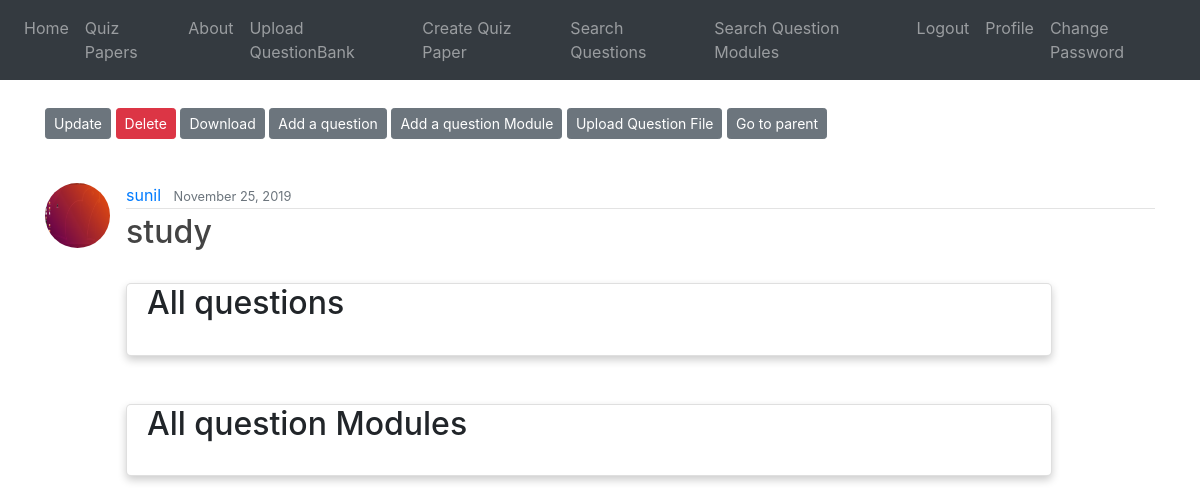
The app's page /post/qb/9/ (signed in), older data.
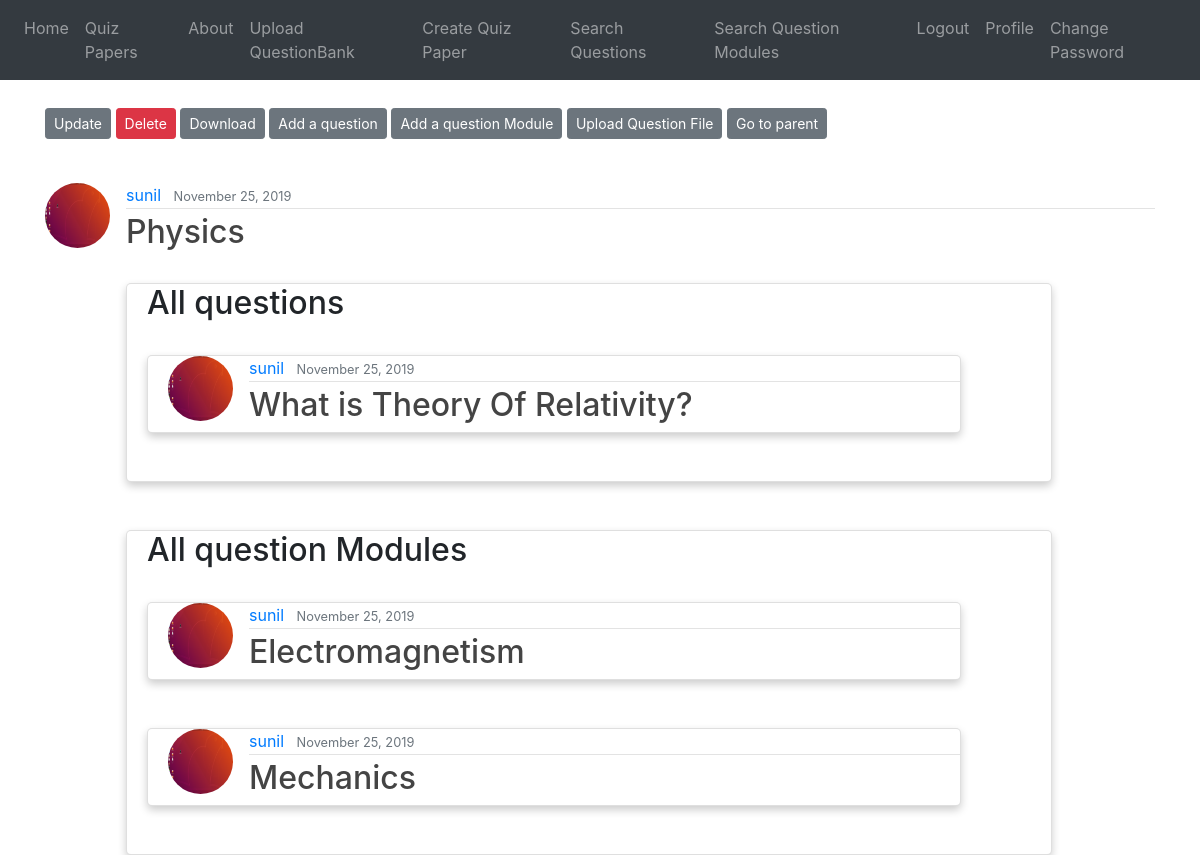
The same page, newer data.
### blog/models.py (models this page shows, shortened)
class QuestionBank(models.Model):
    title = models.CharField(max_length=1000, unique=True)
    author = models.ForeignKey(User, on_delete=models.CASCADE)
    date_posted = models.DateTimeField(default=timezone.now)

class Question(models.Model):
    date_posted = models.DateTimeField(default=timezone.now)
    author = models.ForeignKey(User, on_delete=models.CASCADE) #If the user is deleted, its post will also be deleted
    statement = models.TextField()
    answer = models.TextField(blank=True, null=True)
    marks = models.PositiveIntegerField()
    chapter_tag = models.CharField(max_length=1000)
    section_tag = models.CharField(max_length=1000)
    parent = models.PositiveIntegerField(null=True)
    isRoot = models.IntegerField()
    difficulty_Choices = (("Easy","Easy"),("Medium", "Medium"), ("Hard","Hard"))
    difficulty = models.CharField(max_length=9, choices=difficulty_Choices, default="Medium")
    formfield_overrides = {
        models.CharField : {'widget': TextInput(attrs={'size':20})},
        models.TextField : {'widget': Textarea(attrs={'rows':4, 'cols':40})}
    }

class QuestionModule(models.Model):
    statement = models.TextField()
    marks = models.PositiveIntegerField()
    parent = models.PositiveIntegerField()
    isRoot = models.IntegerField()
    date_posted = models.DateTimeField(default=timezone.now)
    author = models.ForeignKey(User, on_delete=models.CASCADE)
    formfield_overrides = {
        models.TextField: {'widget': Textarea(attrs={'rows': 4, 'cols': 40})}
    }

### users/models.py (models this page shows, shortened)
class Profile(models.Model):
    user = models.OneToOneField(User, on_delete=models.CASCADE)
    image = models.ImageField(default='default.jpg', upload_to='profile_pics',
                              validators=[FileExtensionValidator(allowed_extensions=['jpg', 'png'])])

### blog/views.py (the view)
# urls.py: path('post/qb/<int:pk>/', QuestionBankDetailView.as_view(), name='bank-detail'),
class QuestionBankDetailView(DetailView):
    model = QuestionBank
    template_name = 'blog/questionbank_detail.html'
    def get_context_data(self, **kwargs):
        context = super().get_context_data(**kwargs)
        context['title'] = "Question Bank Details"
        context['qs'] = Question.objects.all()
        context['qms'] = QuestionModule.objects.all()
        return context

### blog/templates/blog/questionbank_detail.html
{% extends "blog/base.html" %}
{% block content %}
{% if object.author == user %}
<br>
        <div class="form-group">
                    <a class="btn btn-secondary btn-sm mt-1 mb-1" href="{% url 'bank-update' object.id %}">Update</a>
                    <a class="btn btn-danger btn-sm mt-1 mb-1" href="{% url 'bank-delete' object.id %}">Delete</a>
                    <a class="btn btn-secondary btn-sm mt-1 mb-1" href="{% url 'download' %}?qb={{object.id}}">Download</a>
                    <a class="btn btn-secondary btn-sm mt-1 mb-1" href="{% url 'post-create' %}?parent={{object.id}}&isRoot=1">Add a question</a>
                    <a class="btn btn-secondary btn-sm mt-1 mb-1" href="{% url 'module-create' %}?parent={{object.id}}&isRoot=1">Add a question Module</a>
                    <a class="btn btn-secondary btn-sm mt-1 mb-1" href="{% url 'upload-file' %}?parent={{object.id}}&isRoot=1">Upload Question File</a>
                      <a class="btn btn-secondary btn-sm mt-1 mb-1" href="{% url 'blog-home' %}">Go to parent </a>
                </div>
<br>
        {% endif %}
  <article class="media content-section">
    <img class="rounded-circle article-img" width="10%" height="10%" src="{{ object.author.profile.image.url }}">
    <div class="media-body">
      <div class="article-metadata">
        <a class="mr-2" href="{{ request.scheme }}://{{ request.get_host }}{% url 'profile' %}">{{ object.author }}</a>
        <small class="text-muted">{{ object.date_posted|date:"F d, Y" }}</small>
        </div>
        <h2 class="article-title">{{ object.title }}</h2>
      <br>
      <div class="card">
      <h2>All questions</h2>
      <br>
    <div>
      {% for post in qs %}
        {% if post.author == user and post.parent == object.id and post.isRoot %}
      <div class="card">
        <article class="media content-section">
          <img class="rounded-circle article-img" width="10%" height="10%" src="{{ post.author.profile.image.url }}">
          <div class="media-body">
            <div class="article-metadata">
              <a class="mr-2" href="#">{{ post.author }}</a>
              <small class="text-muted">{{ post.date_posted|date:"F d, Y" }}</small>
            </div>
            <h2><a class="article-title" href="{% url 'post-detail' post.id %}">{{ post.statement }}</a></h2>
          </div>
        </article>
      </div>
      <br><br>
        {% endif %}
    {% endfor %}
    </div>
      </div>
      <br><br>
      <div class="card">
    <h2>All question Modules</h2>
      <br>
    <div>
      {% for post in qms %}
        {% if post.author == user and post.parent == object.id and post.isRoot  %}
      <div class="card">
        <article class="media content-section">
          <img class="rounded-circle article-img" width="10%" height="10%" src="{{ post.author.profile.image.url }}">
          <div class="media-body">
            <div class="article-metadata">
              <a class="mr-2" href="#">{{ post.author }}</a>
              <small class="text-muted">{{ post.date_posted|date:"F d, Y" }}</small>
            </div>
            <h2><a class="article-title" href="{% url 'module-detail' post.id %}">{{ post.statement }}</a></h2>
          </div>
        </article>
      </div>
      <br><br>
        {% endif %}
    {% endfor %}
    </div>
      </div>
      </div>
  </article>
</div>
{% endblock content %}

Row changes from the older to the newer data that the page shows:
changed QuestionBank "sunil": title "study" → "Physics"
added Question: author.profile.image (picture), author "sunil", date_posted "November 25, 2019", statement "What is Theory Of Relativity?"
added QuestionModule: author.profile.image (picture), author "sunil", date_posted "November 25, 2019", statement "Electromagnetism"
added QuestionModule: author.profile.image (picture), author "sunil", date_posted "November 25, 2019", statement "Mechanics"
